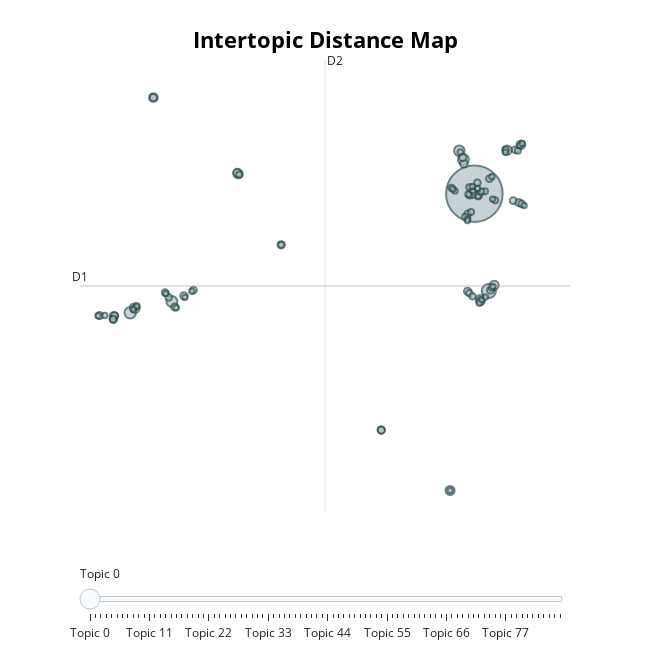

Notebook code for this chart:
### Code cell
fig = topic_model.visualize_topics()
fig.show()
fig.write_html(output_dir + '/topics.html')

coherence_score_cv = get_CoherenceScore(topic_model.get_topics(),docs)
topic_diversity = get_TopicDiversity(topic_model.get_topics())

#logger.info(f"Coherence (c_v): {coherence_score_cv:.4f}")
logger.info(f"topic diversity : {topic_diversity:.4f}")
